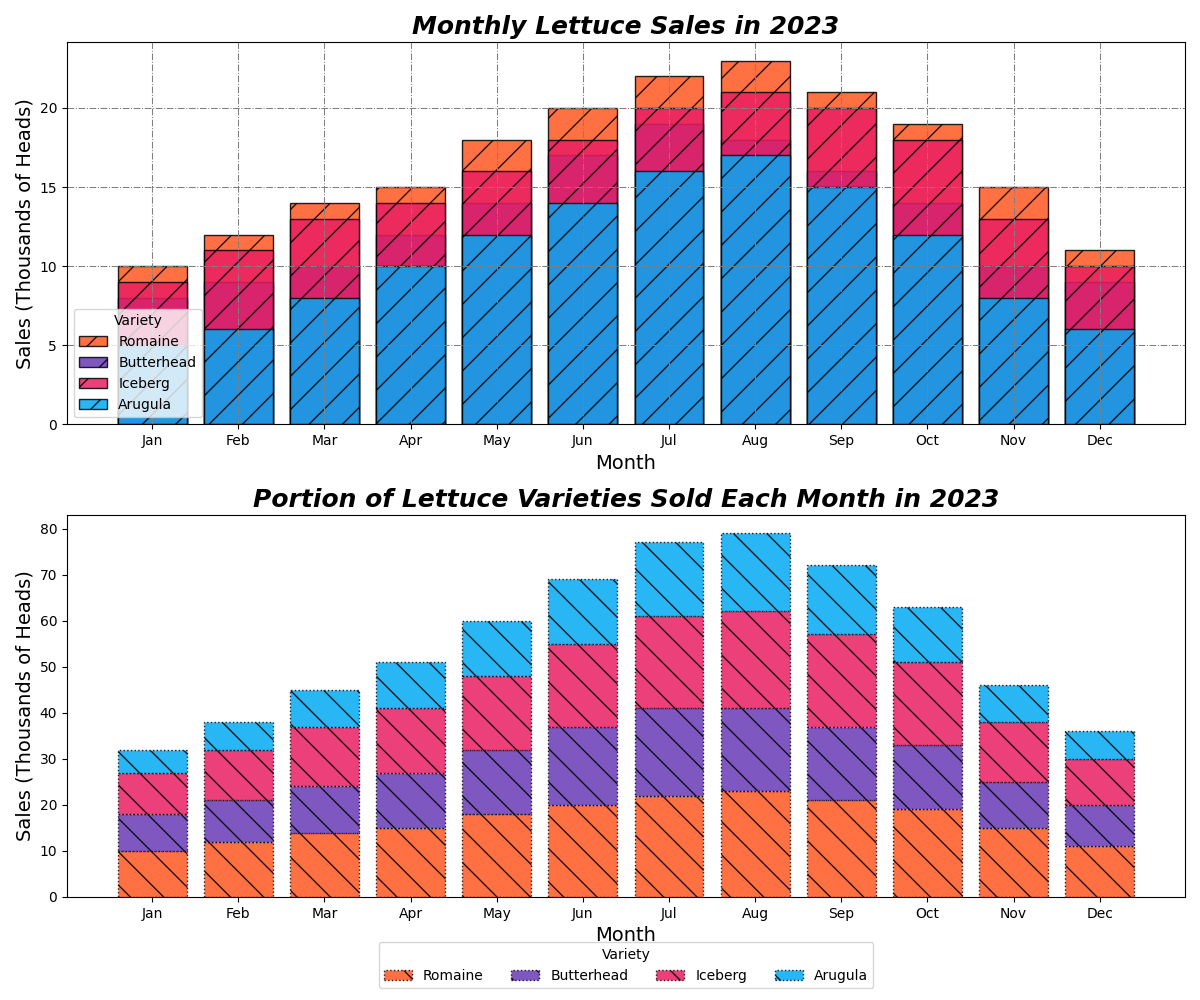

Here is the Python script that generated this plot:
import numpy as np
import matplotlib.pyplot as plt

months = ['Jan', 'Feb', 'Mar', 'Apr', 'May', 'Jun', 'Jul', 'Aug', 'Sep', 'Oct', 'Nov', 'Dec']
lettuce_varieties = ['Romaine', 'Butterhead', 'Iceberg', 'Arugula']

sales_data = np.array([
    [10, 12, 14, 15, 18, 20, 22, 23, 21, 19, 15, 11],
    [8, 9, 10, 12, 14, 17, 19, 18, 16, 14, 10, 9],
    [9, 11, 13, 14, 16, 18, 20, 21, 20, 18, 13, 10],
    [5, 6, 8, 10, 12, 14, 16, 17, 15, 12, 8, 6]
])

colors = ['#FF5722', '#673AB7', '#E91E63', '#03A9F4']  # Changed colors

fig, axs = plt.subplots(2, 1, figsize=(12, 10), constrained_layout=True)

for idx, variety in enumerate(lettuce_varieties):
    axs[0].bar(months, sales_data[idx], color=colors[idx], alpha=0.85, label=variety, edgecolor='black', hatch="/")  # Added edgecolor and hatching

axs[0].set_title('Monthly Lettuce Sales in 2023', fontsize=18, weight='bold', style='italic')  # Changed title style
axs[0].set_xlabel('Month', fontsize=14)
axs[0].set_ylabel('Sales (Thousands of Heads)', fontsize=14)
axs[0].legend(title='Variety', loc='lower left', fontsize=10)  # Moved and styled legend

axs[0].grid(True, which='both', linestyle='-.', linewidth=0.75, color='gray')  # Altered grid style

cumulative_sales_data = np.cumsum(sales_data, axis=0)
bottom = np.zeros(len(months))
for idx, (variety, color) in enumerate(zip(lettuce_varieties, colors)):
    axs[1].bar(months, sales_data[idx], bottom=bottom, color=color, alpha=0.85, label=variety, edgecolor='black', linestyle='dotted', hatch='\\')  # Added linestyle and changed hatching
    bottom += sales_data[idx]

axs[1].set_title('Portion of Lettuce Varieties Sold Each Month in 2023', fontsize=18, weight='bold', style='italic')  # Changed title style
axs[1].set_xlabel('Month', fontsize=14)
axs[1].set_ylabel('Sales (Thousands of Heads)', fontsize=14)
axs[1].legend(title='Variety', loc='upper center', bbox_to_anchor=(0.5, -0.10), ncol=4, fontsize=10)  # Adjusted legend layout

axs[1].grid(False)  # Removed grid from subplot

plt.tight_layout()
plt.show()
